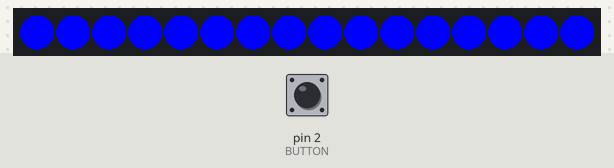
A sketch run on a simulated Arduino Uno, built with avr-gcc and run on an emulated ATmega328P. On the bench: 16 RGB LEDs in strip order, left to right. The test bench sets the inputs (shaded band); at power-on: pin 2 (BUTTON) HIGH. Dim RGB values are drawn brighter than linear.

Above: at 1.9 s.
5.6 s: pin 2 (BUTTON) pulled LOW for 3.2 s
At 6.9 s:
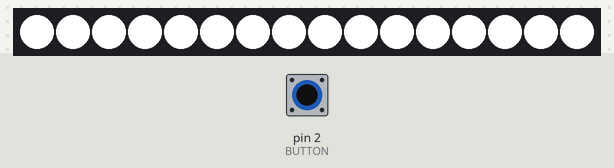
10.3 s: pin 2 (BUTTON) pulled LOW for 0.15 s
At 11.4 s:
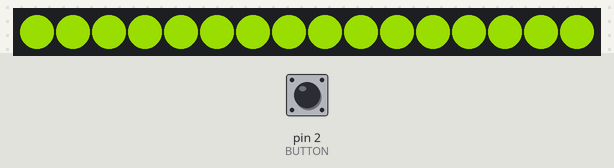
11.9 s: pin 2 (BUTTON) pulled LOW for 3.2 s
At 12.67 s:
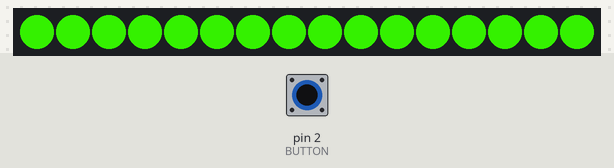
16.6 s: pin 2 (BUTTON) pulled LOW for 3.2 s
At 20.4 s:
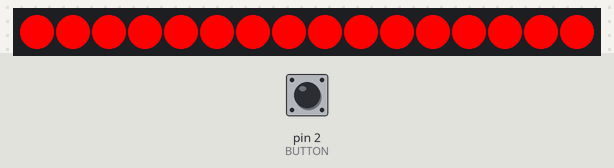
21.3 s: pin 2 (BUTTON) pulled LOW for 1 s
At 22.4 s:
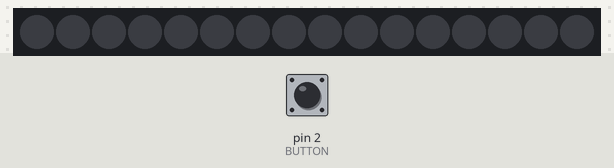
Timing chart, 0 to 24.3 s (numbered marks = the images above; inputs shaded):
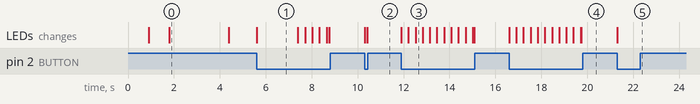

The sketch:

tap_lights.ino
```cpp
// tap_lights
// ifl chico 2018

#include <Adafruit_NeoPixel.h>

#define PIN 6
#define BUTTON 2
#define DELAY 30

Adafruit_NeoPixel strip = Adafruit_NeoPixel(16, PIN, NEO_GRB + NEO_KHZ800);

uint16_t color = 0;          // variable for current color wheel color
uint16_t fader = 0;          // variable for current fader level brightness
int buttonState = 0;         // variable for reading the pushbutton status
bool isOff = true;

void setup() {
  Serial.begin(115200);             // Start serial
  pinMode(BUTTON, INPUT);           // set pushbutton pin to input
  digitalWrite(BUTTON, HIGH);       // turn on pullup resistors

  strip.begin();
  strip.show();                     // Initialize all pixels to 'off'

  strip.fill(strip.Color(255, 0, 0), 0, strip.numPixels()); // Red
  strip.show();
  delay(DELAY*30);

  strip.fill(strip.Color(0, 255, 0), 0, strip.numPixels()); // Green
  strip.show();
  delay(DELAY*30);

  strip.fill(strip.Color(0, 0, 255), 0, strip.numPixels()); // Blue
  strip.show();
  delay(DELAY*30);

  rainbowCycle(DELAY/100);

  strip.clear();
  strip.show();
}

void loop() {
  buttonState = digitalRead(BUTTON); // read the state of the pushbutton value:
  if (buttonState == LOW) {          // if button pressed ...
    if(isOff) {
      strip.fill(strip.Color(255, 255, 255), 0, strip.numPixels()); // white
      strip.show();
      isOff = false;
      delay((DELAY*30)*2);
    } else {
      rainbow(DELAY);
    }
  }
}

void rainbow(uint8_t wait) {
  color++;

  if(color > 255) {
    color = 0;
    strip.clear();
    strip.show();
    isOff = true;
    delay((DELAY*30)*2);
    return;
  }

  for(uint16_t i=0; i<strip.numPixels(); i++) {
    //strip.setPixelColor(i, Wheel((i+color) & 255)); // dissolves colors over strip
    strip.setPixelColor(i, Wheel(color & 255));   // all same color ...
  }

  strip.show();
  if(color == 255)
    delay(wait*10);
  else
    delay(wait);
}

// Cycles the rainbow equally throughout strip
void rainbowCycle(uint8_t wait) {
  uint16_t i, j;

  for(j=0; j<256*5; j++) { // 5 cycles of all colors on wheel
    for(i=0; i< strip.numPixels(); i++) {
      strip.setPixelColor(i, Wheel(((i * 256 / strip.numPixels()) + j) & 255));
    }
    strip.show();
    delay(wait);
  }
}

// Input a value 0 to 255 to get a color value.
// The colours are a transition r - g - b - back to r.
uint32_t Wheel(byte WheelPos) {

  WheelPos = 255 - WheelPos;
  if(WheelPos < 85) {
    return strip.Color(255 - WheelPos * 3, 0, WheelPos * 3);
  }

  if(WheelPos < 170) {
    WheelPos -= 85;
    return strip.Color(0, WheelPos * 3, 255 - WheelPos * 3);
  }

  WheelPos -= 170;
  return strip.Color(WheelPos * 3, 255 - WheelPos * 3, 0);
}
```

Measured:
- after the input at 5.6 s, the LEDs: change at once (image 1)
- after the input at 16.6 s, the LEDs: first change at once (image 4 shows a later state)
- after the input at 21.3 s, the LEDs: change at once (image 5)
- what the display in image 0 shows lasts 2.6 s, from 1.8 s to 4.4 s
- what the display in image 1 shows lasts 1.8 s, from 5.6 s to 7.4 s
